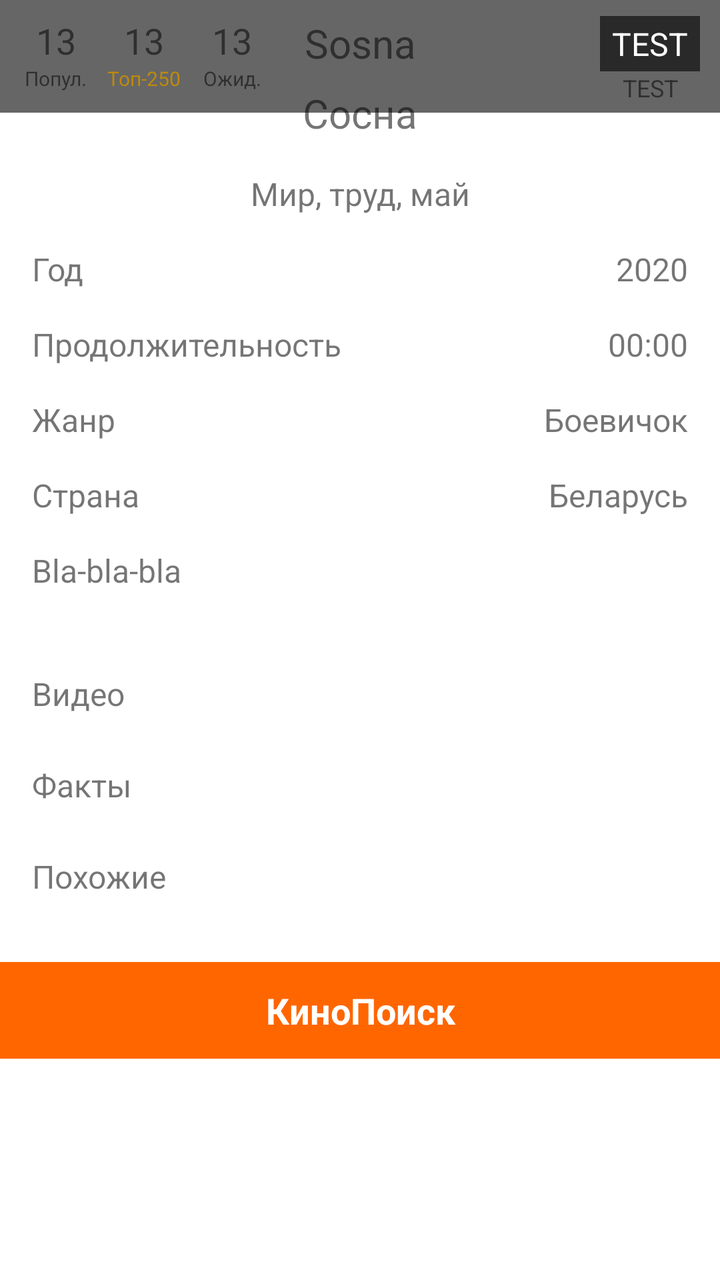
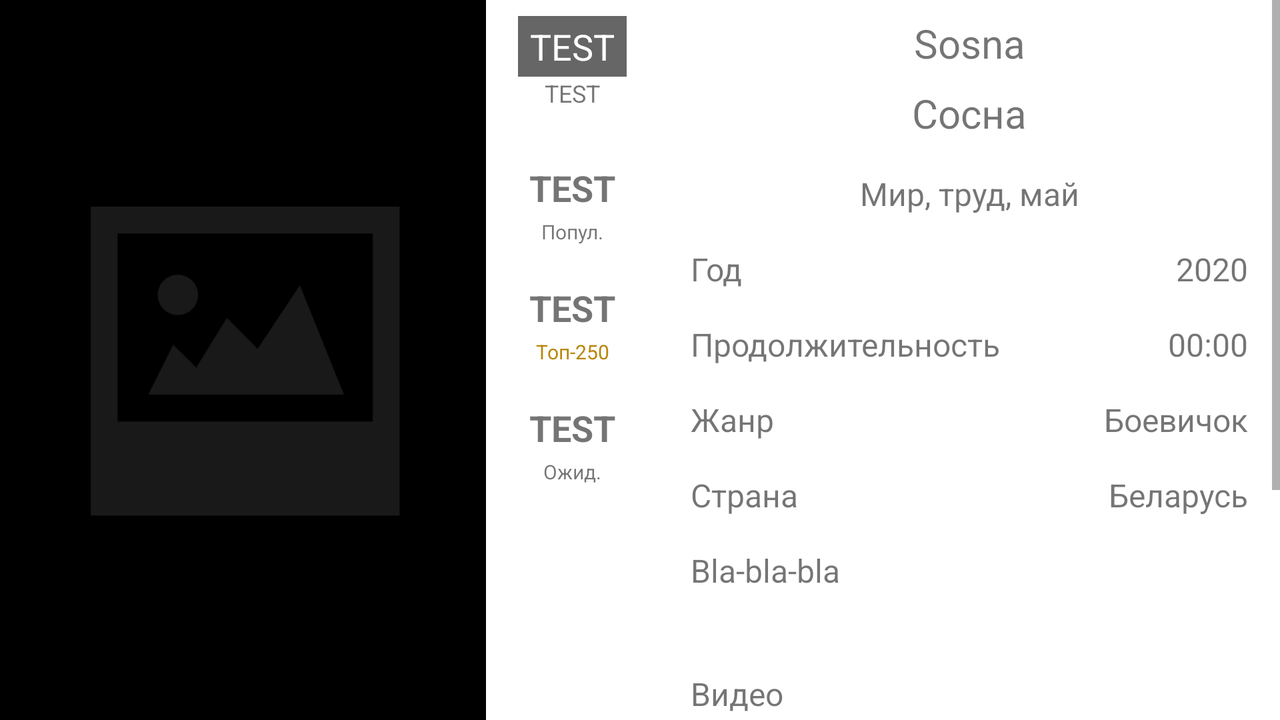

Two renders of one Android screen. The first uses the default layout on a phone; the second uses the alternative layout the repository ships for a different screen configuration, on a matching device. The two XML files are below.
<!-- AndroidManifest.xml: application theme Theme.MovieApp -->
<!-- res/layout/activity_detail.xml -->
<?xml version="1.0" encoding="utf-8"?>
<ScrollView xmlns:android="http://schemas.android.com/apk/res/android"
    xmlns:app="http://schemas.android.com/apk/res-auto"
    xmlns:tools="http://schemas.android.com/tools"
    android:layout_width="match_parent"
    android:layout_height="match_parent"
    tools:context=".view.activities.DetailActivity">

    <androidx.constraintlayout.widget.ConstraintLayout
        android:layout_width="match_parent"
        android:layout_height="wrap_content">

        <ImageView
            android:id="@+id/imageViewPoster"
            android:layout_width="0dp"
            android:layout_height="wrap_content"
            android:adjustViewBounds="true"
            android:contentDescription="@string/content_descr_poster"
            app:layout_constraintEnd_toEndOf="parent"
            app:layout_constraintStart_toStartOf="parent"
            app:layout_constraintTop_toTopOf="parent"
            tools:srcCompat="@drawable/ic_launcher_foreground" />

        <View
            android:id="@+id/infoBox"
            android:layout_width="match_parent"
            android:layout_height="60dp"
            android:background="#99000000"
            app:layout_constraintBottom_toBottomOf="@+id/textViewVotesCount"
            app:layout_constraintEnd_toEndOf="parent"
            app:layout_constraintStart_toStartOf="parent"
            app:layout_constraintTop_toTopOf="parent" />

        <TextView
            android:id="@+id/textViewNumberPop"
            android:layout_width="wrap_content"
            android:layout_height="wrap_content"
            android:layout_marginStart="12dp"
            android:layout_marginTop="8dp"
            android:paddingStart="6dp"
            android:paddingTop="0dp"
            android:paddingEnd="6dp"
            android:textSize="18sp"
            android:visibility="gone"
            app:layout_constraintStart_toStartOf="@id/imageViewPoster"
            app:layout_constraintTop_toTopOf="parent"
            tools:ignore="TextContrastCheck"
            tools:text="13"
            tools:visibility="visible" />

        <TextView
            android:id="@+id/textViewNumberPopL"
            android:layout_width="wrap_content"
            android:layout_height="wrap_content"
            android:text="@string/text_view_numberPopL_text"
            android:textSize="10sp"
            android:visibility="gone"
            app:layout_constraintEnd_toEndOf="@+id/textViewNumberPop"
            app:layout_constraintStart_toStartOf="@+id/textViewNumberPop"
            app:layout_constraintTop_toBottomOf="@+id/textViewNumberPop"
            tools:ignore="SmallSp,TextContrastCheck"
            tools:visibility="visible" />

        <TextView
            android:id="@+id/textViewNumber250"
            android:layout_width="wrap_content"
            android:layout_height="wrap_content"
            android:layout_marginStart="12dp"
            android:layout_marginTop="8dp"
            android:paddingStart="6dp"
            android:paddingTop="0dp"
            android:paddingEnd="6dp"
            android:textSize="18sp"
            android:visibility="gone"
            app:layout_constraintStart_toEndOf="@+id/textViewNumberPop"
            app:layout_constraintTop_toTopOf="parent"
            tools:ignore="TextContrastCheck"
            tools:text="13"
            tools:visibility="visible" />

        <TextView
            android:id="@+id/textViewNumber250L"
            android:layout_width="wrap_content"
            android:layout_height="wrap_content"
            android:text="@string/text_view_number250L_text"
            android:textColor="#BC8A0E"
            android:textSize="10sp"
            android:visibility="gone"
            app:layout_constraintEnd_toEndOf="@+id/textViewNumber250"
            app:layout_constraintStart_toStartOf="@+id/textViewNumber250"
            app:layout_constraintTop_toBottomOf="@+id/textViewNumber250"
            tools:ignore="SmallSp,TextContrastCheck"
            tools:visibility="visible" />

        <TextView
            android:id="@+id/textViewNumberAwait"
            android:layout_width="wrap_content"
            android:layout_height="wrap_content"
            android:layout_marginStart="12dp"
            android:layout_marginTop="8dp"
            android:paddingStart="6dp"
            android:paddingTop="0dp"
            android:paddingEnd="6dp"
            android:textSize="18sp"
            android:visibility="gone"
            app:layout_constraintStart_toEndOf="@+id/textViewNumber250"
            app:layout_constraintTop_toTopOf="parent"
            tools:ignore="TextContrastCheck"
            tools:text="13"
            tools:visibility="visible" />

        <TextView
            android:id="@+id/textViewNumberAwaitL"
            android:layout_width="wrap_content"
            android:layout_height="wrap_content"
            android:text="@string/text_view_numberAwaitL_text"
            android:textSize="10sp"
            android:visibility="gone"
            app:layout_constraintEnd_toEndOf="@+id/textViewNumberAwait"
            app:layout_constraintStart_toStartOf="@+id/textViewNumberAwait"
            app:layout_constraintTop_toBottomOf="@+id/textViewNumberAwait"
            tools:ignore="SmallSp,TextContrastCheck"
            tools:visibility="visible" />

        <TextView
            android:id="@+id/textViewRating"
            android:layout_width="wrap_content"
            android:layout_height="wrap_content"
            android:layout_marginTop="8dp"
            android:layout_marginEnd="10dp"
            android:background="#99000000"
            android:paddingStart="6dp"
            android:paddingTop="3dp"
            android:paddingEnd="6dp"
            android:paddingBottom="3dp"
            android:text="@string/test_string"
            android:textColor="@color/white"
            android:textSize="16sp"
            android:visibility="gone"
            app:layout_constraintEnd_toEndOf="@id/imageViewPoster"
            app:layout_constraintTop_toTopOf="parent"
            tools:visibility="visible" />

        <TextView
            android:id="@+id/textViewVotesCount"
            android:layout_width="wrap_content"
            android:layout_height="wrap_content"
            android:text="@string/test_string"
            android:textSize="12sp"
            android:visibility="gone"
            app:layout_constraintEnd_toEndOf="@+id/textViewRating"
            app:layout_constraintStart_toStartOf="@+id/textViewRating"
            app:layout_constraintTop_toBottomOf="@+id/textViewRating"
            tools:ignore="TextContrastCheck"
            tools:visibility="visible" />

        <ImageView
            android:id="@+id/imageViewStar"
            android:layout_width="wrap_content"
            android:layout_height="wrap_content"
            android:layout_marginEnd="8dp"
            android:visibility="gone"
            app:layout_constraintBottom_toBottomOf="@+id/textViewVotesCount"
            app:layout_constraintEnd_toStartOf="@+id/textViewRating"
            app:layout_constraintTop_toTopOf="@+id/textViewRating"
            app:srcCompat="@drawable/ic_baseline_star_36"
            tools:ignore="ContentDescription,ImageContrastCheck"
            tools:visibility="visible" />

        <include
            android:id="@+id/movieInfo"
            layout="@layout/movie_info"
            android:layout_width="0dp"
            android:layout_height="wrap_content"
            app:layout_constraintTop_toBottomOf="@id/imageViewPoster"
            app:layout_constraintStart_toStartOf="parent"
            app:layout_constraintEnd_toEndOf="parent"
            app:layout_constraintBottom_toBottomOf="parent"/>

    </androidx.constraintlayout.widget.ConstraintLayout>
</ScrollView>
<!-- res/layout/movie_info.xml (included above) -->
<?xml version="1.0" encoding="utf-8"?>
<androidx.constraintlayout.widget.ConstraintLayout xmlns:android="http://schemas.android.com/apk/res/android"
    xmlns:app="http://schemas.android.com/apk/res-auto"
    xmlns:tools="http://schemas.android.com/tools"
    android:layout_width="match_parent"
    android:layout_height="match_parent">

        <com.google.android.material.textview.MaterialTextView
            android:id="@+id/textViewNameOrig"
            android:layout_width="0dp"
            android:layout_height="wrap_content"
            android:layout_marginStart="16dp"
            android:layout_marginTop="8dp"
            android:layout_marginEnd="16dp"
            android:gravity="center"
            android:textSize="20sp"
            android:visibility="gone"
            app:layout_constraintEnd_toEndOf="parent"
            app:layout_constraintStart_toStartOf="parent"
            app:layout_constraintTop_toTopOf="parent"
            tools:visibility="visible"
            tools:text="Sosna"/>

        <com.google.android.material.textview.MaterialTextView
            android:id="@+id/textViewNameRu"
            android:layout_width="0dp"
            android:layout_height="wrap_content"
            android:layout_marginStart="16dp"
            android:layout_marginTop="8dp"
            android:layout_marginEnd="16dp"
            android:gravity="center"
            android:textSize="20sp"
            android:visibility="gone"
            app:layout_constraintEnd_toEndOf="parent"
            app:layout_constraintStart_toStartOf="parent"
            app:layout_constraintTop_toBottomOf="@+id/textViewNameOrig"
            tools:visibility="visible"
            tools:text="Сосна" />

        <com.google.android.material.textview.MaterialTextView
            android:id="@+id/textViewSlogan"
            android:layout_width="0dp"
            android:layout_height="wrap_content"
            android:layout_marginStart="16dp"
            android:layout_marginTop="16dp"
            android:layout_marginEnd="16dp"
            android:gravity="center"
            android:textSize="16sp"
            android:visibility="gone"
            app:layout_constraintEnd_toEndOf="parent"
            app:layout_constraintStart_toStartOf="parent"
            app:layout_constraintTop_toBottomOf="@+id/textViewNameRu"
            tools:visibility="visible"
            tools:text="Мир, труд, май" />

        <com.google.android.material.textview.MaterialTextView
            android:id="@+id/textViewYearL"
            android:layout_width="0dp"
            android:layout_height="wrap_content"
            android:layout_marginStart="16dp"
            android:layout_marginTop="16dp"
            android:text="@string/text_view_yearL_text"
            android:textSize="16sp"
            android:visibility="gone"
            app:layout_constraintStart_toStartOf="parent"
            app:layout_constraintTop_toBottomOf="@+id/textViewSlogan"
            tools:visibility="visible" />

        <com.google.android.material.textview.MaterialTextView
            android:id="@+id/textViewYear"
            android:layout_width="0dp"
            android:layout_height="wrap_content"
            android:layout_marginEnd="16dp"
            android:gravity="end"
            android:textSize="16sp"
            android:visibility="gone"
            app:layout_constraintEnd_toEndOf="parent"
            app:layout_constraintTop_toTopOf="@+id/textViewYearL"
            tools:visibility="visible"
            tools:text="2020" />

        <com.google.android.material.textview.MaterialTextView
            android:id="@+id/textViewLengthL"
            android:layout_width="0dp"
            android:layout_height="wrap_content"
            android:layout_marginStart="16dp"
            android:layout_marginTop="16dp"
            android:text="@string/text_view_lengthL_text"
            android:textSize="16sp"
            android:visibility="gone"
            app:layout_constraintStart_toStartOf="parent"
            app:layout_constraintTop_toBottomOf="@+id/textViewYearL"
            tools:visibility="visible" />

        <com.google.android.material.textview.MaterialTextView
            android:id="@+id/textViewFilmLength"
            android:layout_width="0dp"
            android:layout_height="wrap_content"
            android:layout_marginEnd="16dp"
            android:gravity="end"
            android:textSize="16sp"
            android:visibility="gone"
            app:layout_constraintEnd_toEndOf="parent"
            app:layout_constraintTop_toTopOf="@+id/textViewLengthL"
            tools:visibility="visible"
            tools:text="00:00"/>

        <com.google.android.material.textview.MaterialTextView
            android:id="@+id/textViewGenreL"
            android:layout_width="0dp"
            android:layout_height="wrap_content"
            android:layout_marginStart="16dp"
            android:layout_marginTop="16dp"
            android:text="@string/text_view_genreL_text"
            android:textSize="16sp"
            android:visibility="gone"
            app:layout_constraintStart_toStartOf="parent"
            app:layout_constraintTop_toBottomOf="@+id/textViewLengthL"
            tools:visibility="visible" />

        <com.google.android.material.textview.MaterialTextView
            android:id="@+id/textViewGenre"
            android:layout_width="0dp"
            android:layout_height="wrap_content"
            android:layout_marginEnd="16dp"
            android:gravity="end"
            android:textSize="16sp"
            android:visibility="gone"
            app:layout_constraintEnd_toEndOf="parent"
            app:layout_constraintTop_toTopOf="@+id/textViewGenreL"
            tools:visibility="visible"
            tools:text="Боевичок" />

        <com.google.android.material.textview.MaterialTextView
            android:id="@+id/textViewCountriesL"
            android:layout_width="0dp"
            android:layout_height="wrap_content"
            android:layout_marginStart="16dp"
            android:layout_marginTop="16dp"
            android:text="@string/text_view_countryL_text"
            android:textSize="16sp"
            android:visibility="gone"
            app:layout_constraintStart_toStartOf="parent"
            app:layout_constraintTop_toBottomOf="@+id/textViewGenre"
            tools:visibility="visible" />

        <com.google.android.material.textview.MaterialTextView
            android:id="@+id/textViewCountries"
            android:layout_width="0dp"
            android:layout_height="wrap_content"
            android:layout_marginEnd="16dp"
            android:gravity="end"
            android:textSize="16sp"
            android:visibility="gone"
            app:layout_constraintEnd_toEndOf="parent"
            app:layout_constraintTop_toTopOf="@+id/textViewCountriesL"
            tools:visibility="visible"
            tools:text="Беларусь" />

        <com.google.android.material.textview.MaterialTextView
            android:id="@+id/textViewDescription"
            android:layout_width="0dp"
            android:layout_height="wrap_content"
            android:layout_marginStart="16dp"
            android:layout_marginTop="16dp"
            android:layout_marginEnd="16dp"
            android:paddingBottom="8dp"
            android:textSize="16sp"
            android:visibility="gone"
            app:layout_constraintEnd_toEndOf="parent"
            app:layout_constraintHorizontal_bias="1.0"
            app:layout_constraintStart_toStartOf="parent"
            app:layout_constraintTop_toBottomOf="@+id/textViewCountries"
            tools:visibility="visible"
            tools:text="Bla-bla-bla"/>

        <androidx.recyclerview.widget.RecyclerView
            android:id="@+id/recyclerViewFrames"
            android:layout_width="0dp"
            android:layout_height="wrap_content"
            android:layout_marginTop="16dp"
            android:visibility="gone"
            app:layout_constraintEnd_toEndOf="parent"
            app:layout_constraintStart_toStartOf="parent"
            app:layout_constraintTop_toBottomOf="@+id/textViewDescription"
            tools:visibility="visible" />

        <com.google.android.material.textview.MaterialTextView
            android:id="@+id/textViewVideosL"
            android:layout_width="wrap_content"
            android:layout_height="wrap_content"
            android:layout_marginStart="16dp"
            android:layout_marginTop="16dp"
            android:text="@string/text_view_videosL_text"
            android:textSize="16sp"
            android:visibility="gone"
            app:layout_constraintStart_toStartOf="parent"
            app:layout_constraintTop_toBottomOf="@+id/recyclerViewFrames"
            tools:visibility="visible" />

        <androidx.recyclerview.widget.RecyclerView
            android:id="@+id/recyclerViewVideos"
            android:layout_width="0dp"
            android:layout_height="wrap_content"
            android:layout_marginTop="8dp"
            android:visibility="gone"
            app:layout_constraintEnd_toEndOf="parent"
            app:layout_constraintStart_toStartOf="parent"
            app:layout_constraintTop_toBottomOf="@+id/textViewVideosL"
            tools:visibility="visible" />

        <com.google.android.material.textview.MaterialTextView
            android:id="@+id/textViewFactsL"
            android:layout_width="wrap_content"
            android:layout_height="wrap_content"
            android:layout_marginStart="16dp"
            android:layout_marginTop="16dp"
            android:text="@string/text_view_factsL_text"
            android:textSize="16sp"
            android:visibility="gone"
            app:layout_constraintStart_toStartOf="parent"
            app:layout_constraintTop_toBottomOf="@+id/recyclerViewVideos"
            tools:visibility="visible" />

        <androidx.recyclerview.widget.RecyclerView
            android:id="@+id/recyclerViewFacts"
            android:layout_width="0dp"
            android:layout_height="wrap_content"
            android:layout_marginTop="8dp"
            android:visibility="gone"
            app:layout_constraintEnd_toEndOf="parent"
            app:layout_constraintStart_toStartOf="parent"
            app:layout_constraintTop_toBottomOf="@+id/textViewFactsL"
            tools:visibility="visible" />

        <com.google.android.material.textview.MaterialTextView
            android:id="@+id/textViewSimilarsL"
            android:layout_width="wrap_content"
            android:layout_height="wrap_content"
            android:layout_marginStart="16dp"
            android:layout_marginTop="16dp"
            android:text="@string/text_view_similarsL_text"
            android:textSize="16sp"
            android:visibility="gone"
            app:layout_constraintStart_toStartOf="parent"
            app:layout_constraintTop_toBottomOf="@+id/recyclerViewFacts"
            tools:visibility="visible" />

        <androidx.recyclerview.widget.RecyclerView
            android:id="@+id/recyclerViewSimilars"
            android:layout_width="0dp"
            android:layout_height="wrap_content"
            android:layout_marginTop="8dp"
            android:visibility="gone"
            app:layout_constraintEnd_toEndOf="parent"
            app:layout_constraintStart_toStartOf="parent"
            app:layout_constraintTop_toBottomOf="@+id/textViewSimilarsL"
            tools:visibility="visible" />

        <com.google.android.material.textview.MaterialTextView
            android:id="@+id/textViewKinopoisk"
            android:layout_width="0dp"
            android:layout_height="wrap_content"
            android:layout_marginTop="24dp"
            android:background="#ff6600"
            android:gravity="center"
            android:paddingTop="12dp"
            android:paddingBottom="12dp"
            android:text="@string/kinopoisk_button_text"
            android:textColor="@color/white"
            android:textSize="18sp"
            android:textStyle="bold"
            android:visibility="gone"
            app:layout_constraintBottom_toBottomOf="parent"
            app:layout_constraintEnd_toEndOf="parent"
            app:layout_constraintStart_toStartOf="parent"
            app:layout_constraintTop_toBottomOf="@id/recyclerViewSimilars"
            tools:ignore="TextContrastCheck"
            tools:visibility="visible" />

</androidx.constraintlayout.widget.ConstraintLayout>
<!-- resources referenced by this layout -->
<resources>
  <color name="white">#FFFFFFFF</color>
  <!-- drawable ic_launcher_foreground: png bitmap (mipmap-hdpi, 4798 bytes) -->
  <string name="content_descr_poster">poster</string>
  <string name="kinopoisk_button_text">КиноПоиск</string>
  <string name="test_string">TEST</string>
  <string name="text_view_countryL_text">Страна</string>
  <string name="text_view_factsL_text">Факты</string>
  <string name="text_view_genreL_text">Жанр</string>
  <string name="text_view_lengthL_text">Продолжительность</string>
  <string name="text_view_number250L_text">Топ-250</string>
  <string name="text_view_numberAwaitL_text">Ожид.</string>
  <string name="text_view_numberPopL_text">Попул.</string>
  <string name="text_view_similarsL_text">Похожие</string>
  <string name="text_view_videosL_text">Видео</string>
  <string name="text_view_yearL_text">Год</string>
  <style name="Theme.MovieApp" parent="Theme.MaterialComponents.DayNight.DarkActionBar">
          
          <item name="colorPrimary">@color/purple_500</item>
          <item name="colorPrimaryVariant">@color/purple_700</item>
          <item name="colorOnPrimary">@color/white</item>
          
          <item name="colorSecondary">@color/teal_200</item>
          <item name="colorSecondaryVariant">@color/teal_700</item>
          <item name="colorOnSecondary">@color/black</item>
          
          <item name="android:statusBarColor" tools:targetApi="l">?attr/colorPrimaryVariant</item>
          
      </style>
  <color name="purple_500">#FF6200EE</color>
  <color name="purple_700">#FF3700B3</color>
  <color name="teal_200">#FF03DAC5</color>
  <color name="teal_700">#FF018786</color>
  <color name="black">#FF000000</color>
</resources>
<!-- res/layout-land/activity_detail.xml (the repository's variant of the layout above) -->
<!-- drawn on the phone turned sideways -->
<?xml version="1.0" encoding="utf-8"?>
<androidx.constraintlayout.widget.ConstraintLayout xmlns:android="http://schemas.android.com/apk/res/android"
    xmlns:app="http://schemas.android.com/apk/res-auto"
    xmlns:tools="http://schemas.android.com/tools"
    android:layout_width="match_parent"
    android:layout_height="match_parent"
    tools:context=".view.activities.DetailActivity">

    <ImageView
        android:id="@+id/imageViewPoster"
        android:layout_width="wrap_content"
        android:layout_height="wrap_content"
        android:adjustViewBounds="true"
        android:contentDescription="@string/content_descr_poster"
        android:maxWidth="250dp"
        android:maxHeight="360dp"
        app:layout_constraintStart_toStartOf="parent"
        app:layout_constraintTop_toTopOf="parent"
        tools:srcCompat="@drawable/placeholder_image_poster" />

    <TextView
        android:id="@+id/textViewNumberPop"
        android:layout_width="wrap_content"
        android:layout_height="wrap_content"
        android:layout_marginTop="16dp"
        android:paddingStart="6dp"
        android:paddingTop="3dp"
        android:paddingEnd="6dp"
        android:paddingBottom="3dp"
        android:text="@string/test_string"
        android:textSize="18sp"
        android:textStyle="bold"
        android:visibility="gone"
        app:layout_constraintEnd_toEndOf="@+id/textViewRating"
        app:layout_constraintStart_toStartOf="@+id/textViewRating"
        app:layout_constraintTop_toBottomOf="@+id/imageViewStar"
        tools:visibility="visible" />

    <TextView
        android:id="@+id/textViewNumberPopL"
        android:layout_width="wrap_content"
        android:layout_height="wrap_content"
        android:text="@string/text_view_numberPopL_text"
        android:textSize="10sp"
        android:visibility="gone"
        app:layout_constraintEnd_toEndOf="@+id/textViewNumberPop"
        app:layout_constraintStart_toStartOf="@+id/textViewNumberPop"
        app:layout_constraintTop_toBottomOf="@+id/textViewNumberPop"
        tools:ignore="SmallSp"
        tools:visibility="visible" />

    <TextView
        android:id="@+id/textViewNumber250"
        android:layout_width="wrap_content"
        android:layout_height="wrap_content"
        android:layout_marginTop="16dp"
        android:paddingStart="6dp"
        android:paddingTop="3dp"
        android:paddingEnd="6dp"
        android:paddingBottom="3dp"
        android:text="@string/test_string"
        android:textSize="18sp"
        android:textStyle="bold"
        android:visibility="gone"
        app:layout_constraintEnd_toEndOf="@+id/textViewRating"
        app:layout_constraintStart_toStartOf="@+id/textViewRating"
        app:layout_constraintTop_toBottomOf="@+id/textViewNumberPopL"
        tools:visibility="visible" />

    <TextView
        android:id="@+id/textViewNumber250L"
        android:layout_width="wrap_content"
        android:layout_height="wrap_content"
        android:text="@string/text_view_number250L_text"
        android:textColor="#b8860b"
        android:textSize="10sp"
        android:visibility="gone"
        app:layout_constraintEnd_toEndOf="@+id/textViewNumber250"
        app:layout_constraintStart_toStartOf="@+id/textViewNumber250"
        app:layout_constraintTop_toBottomOf="@+id/textViewNumber250"
        tools:ignore="SmallSp,TextContrastCheck"
        tools:visibility="visible" />

    <TextView
        android:id="@+id/textViewNumberAwait"
        android:layout_width="wrap_content"
        android:layout_height="wrap_content"
        android:layout_marginTop="16dp"
        android:paddingStart="6dp"
        android:paddingTop="3dp"
        android:paddingEnd="6dp"
        android:paddingBottom="3dp"
        android:text="@string/test_string"
        android:textSize="18sp"
        android:textStyle="bold"
        android:visibility="gone"
        app:layout_constraintEnd_toEndOf="@+id/textViewRating"
        app:layout_constraintStart_toStartOf="@+id/textViewRating"
        app:layout_constraintTop_toBottomOf="@+id/textViewNumber250L"
        tools:visibility="visible" />

    <TextView
        android:id="@+id/textViewNumberAwaitL"
        android:layout_width="wrap_content"
        android:layout_height="wrap_content"
        android:text="@string/text_view_numberAwaitL_text"
        android:textSize="10sp"
        android:visibility="gone"
        app:layout_constraintEnd_toEndOf="@+id/textViewNumberAwait"
        app:layout_constraintStart_toStartOf="@+id/textViewNumberAwait"
        app:layout_constraintTop_toBottomOf="@+id/textViewNumberAwait"
        tools:ignore="SmallSp"
        tools:visibility="visible" />

    <TextView
        android:id="@+id/textViewRating"
        android:layout_width="wrap_content"
        android:layout_height="wrap_content"
        android:layout_marginStart="16dp"
        android:layout_marginTop="8dp"
        android:background="#99000000"
        android:paddingStart="6dp"
        android:paddingTop="3dp"
        android:paddingEnd="6dp"
        android:paddingBottom="3dp"
        android:text="@string/test_string"
        android:textColor="@color/white"
        android:textSize="18sp"
        android:visibility="gone"
        app:layout_constraintStart_toEndOf="@+id/imageViewPoster"
        app:layout_constraintTop_toTopOf="parent"
        tools:visibility="visible" />

    <TextView
        android:id="@+id/textViewVotesCount"
        android:layout_width="wrap_content"
        android:layout_height="wrap_content"
        android:text="@string/test_string"
        android:textSize="12sp"
        android:visibility="gone"
        app:layout_constraintEnd_toEndOf="@+id/textViewRating"
        app:layout_constraintStart_toStartOf="@+id/textViewRating"
        app:layout_constraintTop_toBottomOf="@+id/textViewRating"
        tools:visibility="visible" />

    <ImageView
        android:id="@+id/imageViewStar"
        android:layout_width="wrap_content"
        android:layout_height="wrap_content"
        android:layout_marginTop="8dp"
        android:visibility="gone"
        app:layout_constraintEnd_toEndOf="@+id/textViewRating"
        app:layout_constraintStart_toStartOf="@+id/textViewRating"
        app:layout_constraintTop_toBottomOf="@+id/textViewVotesCount"
        app:srcCompat="@drawable/ic_baseline_star_36"
        tools:ignore="ContentDescription"
        tools:visibility="visible" />

    <ScrollView
        android:layout_width="0dp"
        android:layout_height="match_parent"
        android:layout_marginStart="16dp"
        app:layout_constraintBottom_toBottomOf="parent"
        app:layout_constraintEnd_toEndOf="parent"
        app:layout_constraintStart_toEndOf="@+id/textViewRating"
        app:layout_constraintTop_toTopOf="parent">

        <include
            layout="@layout/movie_info" />

    </ScrollView>

</androidx.constraintlayout.widget.ConstraintLayout>
<!-- resources referenced by the variant -->
<!-- as the phone turned sideways resolves them -->
<resources>
  <color name="white">#FFFFFFFF</color>
  <!-- drawable placeholder_image_poster: png bitmap (drawable, 4842 bytes) -->
  <string name="content_descr_poster">poster</string>
  <string name="kinopoisk_button_text">КиноПоиск</string>
  <string name="test_string">TEST</string>
  <string name="text_view_countryL_text">Страна</string>
  <string name="text_view_factsL_text">Факты</string>
  <string name="text_view_genreL_text">Жанр</string>
  <string name="text_view_lengthL_text">Продолжительность</string>
  <string name="text_view_number250L_text">Топ-250</string>
  <string name="text_view_numberAwaitL_text">Ожид.</string>
  <string name="text_view_numberPopL_text">Попул.</string>
  <string name="text_view_similarsL_text">Похожие</string>
  <string name="text_view_videosL_text">Видео</string>
  <string name="text_view_yearL_text">Год</string>
  <style name="Theme.MovieApp" parent="Theme.MaterialComponents.DayNight.DarkActionBar">
          
          <item name="colorPrimary">@color/purple_500</item>
          <item name="colorPrimaryVariant">@color/purple_700</item>
          <item name="colorOnPrimary">@color/white</item>
          
          <item name="colorSecondary">@color/teal_200</item>
          <item name="colorSecondaryVariant">@color/teal_700</item>
          <item name="colorOnSecondary">@color/black</item>
          
          <item name="android:statusBarColor" tools:targetApi="l">?attr/colorPrimaryVariant</item>
          
      </style>
  <color name="purple_500">#FF6200EE</color>
  <color name="purple_700">#FF3700B3</color>
  <color name="teal_200">#FF03DAC5</color>
  <color name="teal_700">#FF018786</color>
  <color name="black">#FF000000</color>
</resources>
